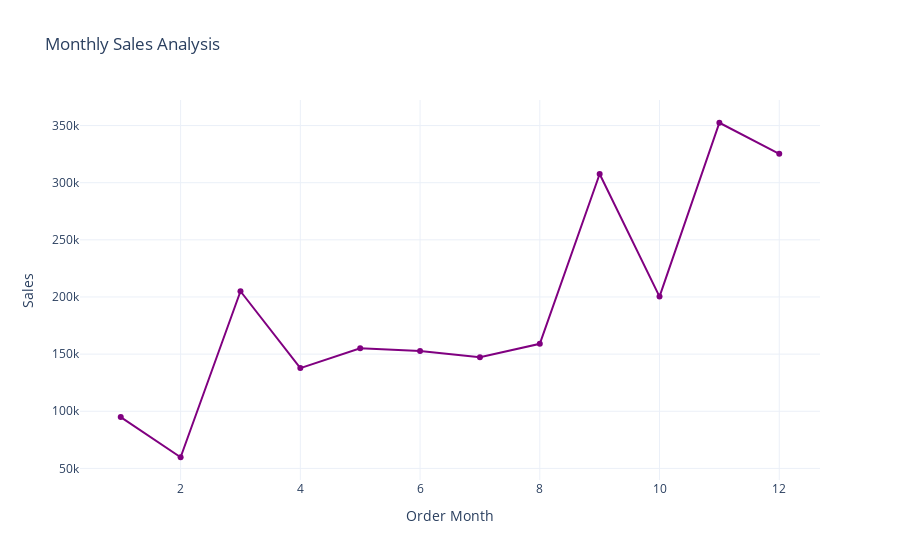

Notebook source saved alongside this figure:
### Markdown cell above
Q1: Calculate the monthly sales of the store and identify which month had the highest sales and which month had the lowest sales.

### Code cell
#Monthly Sales Analysis
monthly_sales = df.groupby("Order Month")["Sales"].sum().reset_index()
fig = px.line(monthly_sales, x="Order Month", y="Sales", title="Monthly Sales Analysis", markers=True, color_discrete_sequence=["purple"])
fig.show()

### Figure 1 — Plotly figure (JSON) as saved in the notebook; plotly's stock layout.template omitted (floating-point values rounded to 4 significant figures)
{"data": [{"hovertemplate": "Order Month=%{x}<br>Sales=%{y}<extra></extra>", "legendgroup": "", "line": {"color": "purple", "dash": "solid"}, "marker": {"symbol": "circle"}, "mode": "lines+markers", "name": "", "orientation": "v", "showlegend": false, "type": "scatter", "x": [1, 2, 3, 4, 5, 6, 7, 8, 9, 10, 11, 12], "xaxis": "x", "y": [94920.0, 59750.0, 205000.0, 137800.0, 155000.0, 152700.0, 147200.0, 159000.0, 307600.0, 200300.0, 352500.0, 325300.0], "yaxis": "y"}], "layout": {"legend": {"tracegroupgap": 0}, "title": {"text": "Monthly Sales Analysis"}, "xaxis": {"anchor": "y", "domain": [0, 1], "title": {"text": "Order Month"}}, "yaxis": {"anchor": "x", "domain": [0, 1], "title": {"text": "Sales"}}}}
